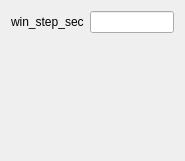
<?xml version="1.0" encoding="UTF-8"?>
<ui version="4.0">
 <class>WindowsToSamplesSettingsView</class>
 <widget class="QWidget" name="WindowsToSamplesSettingsView">
  <property name="geometry">
   <rect>
    <x>0</x>
    <y>0</y>
    <width>185</width>
    <height>161</height>
   </rect>
  </property>
  <property name="windowTitle">
   <string>Form</string>
  </property>
  <layout class="QVBoxLayout" name="verticalLayout">
   <item>
    <layout class="QHBoxLayout" name="windows_values_horizontalLayout"/>
   </item>
   <item>
    <layout class="QHBoxLayout" name="win_step_sec_horizontalLayout">
     <item>
      <widget class="QLabel" name="win_step_sec_label">
       <property name="text">
        <string>win_step_sec</string>
       </property>
      </widget>
     </item>
     <item>
      <widget class="QLineEdit" name="win_step_sec_lineedit"/>
     </item>
    </layout>
   </item>
   <item>
    <spacer name="verticalSpacer">
     <property name="orientation">
      <enum>Qt::Vertical</enum>
     </property>
     <property name="sizeHint" stdset="0">
      <size>
       <width>20</width>
       <height>40</height>
      </size>
     </property>
    </spacer>
   </item>
  </layout>
 </widget>
 <resources/>
 <connections/>
</ui>
